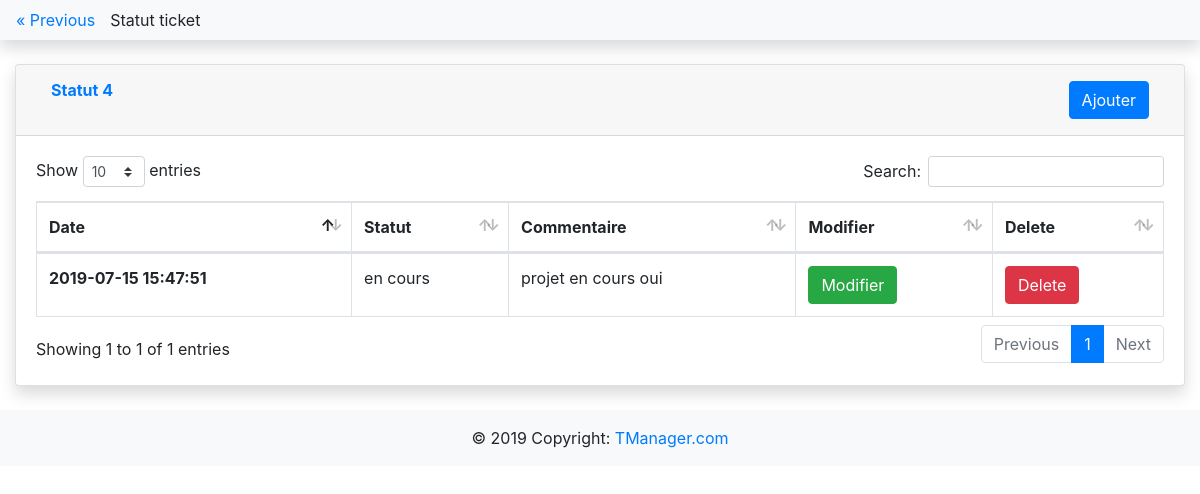
Screenshot of /projet_web/statut_ticket.php?row_id=4 with the database file from the repository.
### tables this page shows
CREATE TABLE `statut` (
  `utilisateur_id` int(11) NOT NULL,
  `ticket_id` int(11) NOT NULL,
  `date_heure` timestamp NOT NULL DEFAULT CURRENT_TIMESTAMP ON UPDATE CURRENT_TIMESTAMP,
  `statut` varchar(400) NOT NULL DEFAULT '',
  `commentaire` varchar(400) NOT NULL DEFAULT '',
  PRIMARY KEY (`utilisateur_id`,`ticket_id`),
  KEY `STATUT_TICKET0_FK` (`ticket_id`),
  CONSTRAINT `statut_ibfk_1` FOREIGN KEY (`utilisateur_id`) REFERENCES `utilisateur` (`utilisateur_id`),
  CONSTRAINT `statut_ibfk_2` FOREIGN KEY (`ticket_id`) REFERENCES `ticket` (`ticket_id`)
);

### projet_web/statut_ticket.php (the view, shortened to what this page needs)
<!doctype html>
<html lang="en">
  <head>
    <link rel="stylesheet" href="bs431/css/bootstrap.min.css">
    <link href="vendor/datatables/dataTables.bootstrap4.min.css" rel="stylesheet">
  </head>
  <body>
    <?php
      include('connexion_bdd.php');
      $id = $_GET['row_id'];
    ?>
    <nav class="navbar navbar-expand-lg navbar-light bg-light shadow">
    <div class="row">
      <div class="col">
        <a href="gestion_ticket_dev.php" class="previous">&laquo; Previous</a>
      </div>
        Statut ticket
    </div>
  </nav>
  <br>
    <div class="container-fluid">
      <div class="card shadow mb-4">
        <div class="card-header py-3">
          <div class="container-fluid">
            <div class="row">
              <div class="col text-left">
                <h6 class="m-0 font-weight-bold text-primary">Statut <?php echo $id; ?></h6>
              </div>
              <div class="col text-right">
                <button type="button" class="btn btn-primary" data-toggle="modal" data-target="#modalAjouterStatut">
                  Ajouter
                </button>
              </div>
            </div>
          </div>
        </div>
        <div class="card-body">
          <div class="table-responsive">
            <table class="table table-bordered" id="dataTable" width="100%" cellspacing="0">
              <thead>
                <tr>
                  <th>Date</th>
                  <th>Statut</th>
                  <th>Commentaire</th>
                  <th>Modifier</th>
                  <th>Delete</th>
                </tr>
              </thead>
              <tbody>
                <?php
                $reponse = $bdd->query("SELECT * FROM statut WHERE ticket_id = '$id'");
                while ($donnees = $reponse->fetch()){
                ?>
                <tr>
                  <th scope="row"><?php echo $donnees['date_heure']; ?></th>
                  <td><?php echo $donnees['statut']; ?></td>
                  <td><?php echo $donnees['commentaire']; ?></td>
                  <td>
                  <form action ="#" method="get">
                      <button type="submit" class="btn btn-success">Modifier</button>
                    </form>
                  </td>
                  <td>
                    <form action ="#" method="get">
                      <button type="submit" class="btn btn-danger" onclick="return confirm('Voulez-vous vraiment suprimer ce client ?');">Delete</button>
                    </form>
                  </td>
                </tr>
                <?php
                }
                ?>
              </tbody>
            </table>
          </div>
        </div>
      </div>
    </div>
    <?php include('footer.php'); ?>
  </body>
</html>

### rows the page displays
statut: date_heure "2019-07-15 15:47:51", statut "en cours", commentaire "projet en cours oui"

### other values shown
$id "4"
